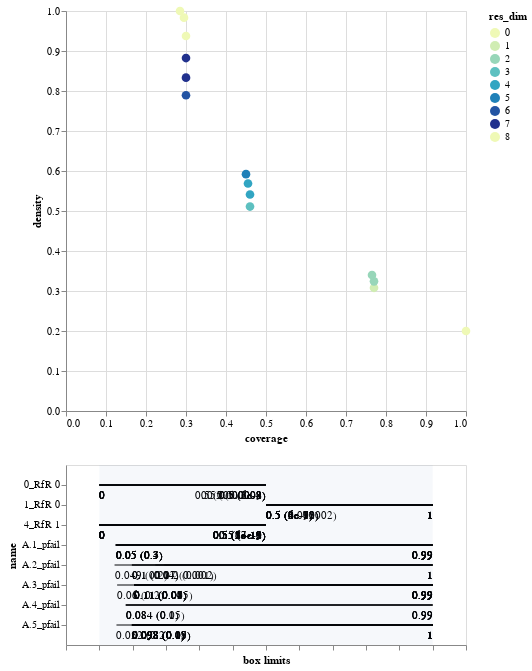

This figure's notebook cell:
### Code cell
box1.inspect_tradeoff()

### Figure 1 — Vega-Lite specification as saved in the notebook (floating-point values rounded to 4 significant figures)
{"config": {"view": {"continuousWidth": 400, "continuousHeight": 300}}, "vconcat": [{"data": {"name": "data-3dfe764fb874af5f91d50d5935dde6c7"}, "mark": {"type": "circle", "size": 75}, "encoding": {"color": {"type": "ordinal", "field": "res_dim", "scale": {"range": ["#eff9b6", "#d0edb3", "#97d6b9", "#5dc0c0", "#31a5c2", "#1f80b8", "#2354a3", "#21318d"]}}, "opacity": {"condition": {"value": 1, "selection": "selector006"}, "value": 0.4}, "tooltip": [{"type": "ordinal", "field": "id"}, {"type": "quantitative", "field": "coverage", "format": ".2"}, {"type": "quantitative", "field": "density", "format": ".2"}, {"type": "ordinal", "field": "res_dim"}], "x": {"type": "quantitative", "field": "coverage"}, "y": {"type": "quantitative", "field": "density"}}, "height": 400, "selection": {"selector006": {"type": "single", "fields": ["id"]}}, "width": 400}, {"layer": [{"data": {"name": "data-a2acdcc1e0a5db7208d652a6d18cfed6"}, "mark": "rule", "encoding": {"x": {"type": "quantitative", "axis": {"grid": false, "labels": false, "title": "box limits"}, "field": "x_lower", "scale": {"domain": [0, 1], "padding": 0.1}}, "x2": {"field": "x_upper"}, "y": {"type": "nominal", "field": "name", "scale": {"padding": 1.0}}}, "transform": [{"calculate": "(datum.x1-datum.minimum)/(datum.maximum-datum.minimum)", "as": "x_lower"}, {"calculate": "(datum.x2-datum.minimum)/(datum.maximum-datum.minimum)", "as": "x_upper"}, {"filter": {"selection": "selector006"}}], "width": 400}, {"data": {"name": "data-a2acdcc1e0a5db7208d652a6d18cfed6"}, "mark": {"type": "text", "align": "left", "baseline": "top", "dy": 5}, "encoding": {"text": {"type": "ordinal", "field": "text"}, "x": {"type": "quantitative", "axis": {"grid": false, "labels": false, "title": "box limits"}, "field": "x_lower", "scale": {"domain": [0, 1], "padding": 0.1}}, "x2": {"field": "x_upper"}, "y": {"type": "nominal", "field": "name", "scale": {"padding": 1.0}}}, "transform": [{"calculate": "(datum.x1-datum.minimum)/(datum.maximum-datum.minimum)", "as": "x_lower"}, {"calculate": "(datum.x2-datum.minimum)/(datum.maximum-datum.minimum)", "as": "x_upper"}, {"filter": {"selection": "selector006"}}, {"calculate": "datum.qp_lower>0?format(datum.x1, \".2\")+\" (\"+format(datum.qp_lower, \".1~g\")+\")\" :format(datum.x1, \".2\")", "as": "text"}], "width": 400}, {"data": {"name": "data-a2acdcc1e0a5db7208d652a6d18cfed6"}, "mark": {"type": "text", "align": "right", "baseline": "top", "dy": 5}, "encoding": {"text": {"type": "ordinal", "field": "text"}, "x": {"type": "quantitative", "field": "x_upper"}, "x2": {"field": "x_upper"}, "y": {"type": "nominal", "field": "name", "scale": {"padding": 1.0}}}, "transform": [{"calculate": "(datum.x1-datum.minimum)/(datum.maximum-datum.minimum)", "as": "x_lower"}, {"calculate": "(datum.x2-datum.minimum)/(datum.maximum-datum.minimum)", "as": "x_upper"}, {"filter": {"selection": "selector006"}}, {"calculate": "datum.qp_upper>0?format(datum.x2, \".2\")+\" (\"+format(datum.qp_upper, \".1\")+\")\" :format(datum.x2, \".2\")", "as": "text"}], "width": 400}, {"data": {"name": "data-bb8d07f6df3d47a6a475317795287b23"}, "mark": {"type": "rect", "opacity": 0.05}, "encoding": {"x": {"type": "quantitative", "field": "start"}, "x2": {"field": "end"}}}, {"data": {"name": "data-d751713988987e9331980363e24189ce"}, "mark": "point", "encoding": {"x": {"type": "quantitative", "field": "x"}, "y": {"type": "nominal", "field": "name"}}, "transform": [{"filter": {"selection": "selector006"}}], "width": 400}, {"data": {"name": "data-d751713988987e9331980363e24189ce"}, "mark": {"type": "text", "align": "center", "baseline": "top", "dy": 5}, "encoding": {"text": {"type": "nominal", "field": "item"}, "x": {"type": "quantitative", "field": "x"}, "y": {"type": "nominal", "field": "name"}}, "transform": [{"filter": {"selection": "selector006"}}], "width": 400}]}], "$schema": "https://vega.github.io/schema/vega-lite/v4.8.1.json", "datasets": {"data-3dfe764fb874af5f91d50d5935dde6c7": [{"coverage": 1.0, "density": 0.2, "id": 0, "mass": 1.0, "mean": 0.2, "res_dim": 0}, {"coverage": 0.77, "density": 0.308, "id": 1, "mass": 0.5, "mean": 0.308, "res_dim": 1}, {"coverage": 0.77, "density": 0.3242, "id": 2, "mass": 0.475, "mean": 0.3242, "res_dim": 2}, {"coverage": 0.765, "density": 0.34, "id": 3, "mass": 0.45, "mean": 0.34, "res_dim": 2}, {"coverage": 0.46, "density": 0.5111, "id": 4, "mass": 0.18, "mean": 0.5111, "res_dim": 3}, {"coverage": 0.46, "density": 0.5412, "id": 5, "mass": 0.17, "mean": 0.5412, "res_dim": 4}, {"coverage": 0.455, "density": 0.5687, "id": 6, "mass": 0.16, "mean": 0.5687, "res_dim": 4}, {"coverage": 0.45, "density": 0.5921, "id": 7, "mass": 0.152, "mean": 0.5921, "res_dim": 5}, {"coverage": 0.3, "density": 0.7895, "id": 8, "mass": 0.076, "mean": 0.7895, "res_dim": 6}, {"coverage": 0.3, "density": 0.8333, "id": 9, "mass": 0.072, "mean": 0.8333, "res_dim": 7}, {"coverage": 0.3, "density": 0.8824, "id": 10, "mass": 0.068, "mean": 0.8824, "res_dim": 7}, {"coverage": 0.3, "density": 0.9375, "id": 11, "mass": 0.064, "mean": 0.9375, "res_dim": 8}, {"coverage": 0.295, "density": 0.9833, "id": 12, "mass": 0.06, "mean": 0.9833, "res_dim": 8}, {"coverage": 0.285, "density": 1.0, "id": 13, "mass": 0.057, "mean": 1.0, "res_dim": 8}], "data-a2acdcc1e0a5db7208d652a6d18cfed6": [{"x1": 0.0, "x2": 0.5, "name": "4_RfR 1", "id": 1, "minimum": 0.0, "maximum": 1.0, "qp_lower": -1.0, "qp_upper": 7.075e-09}, {"x1": 0.05209, "x2": 0.9991, "name": "A.5_pfail", "id": 2, "minimum": 0.0008125, "maximum": 0.9991, "qp_lower": 0.2362, "qp_upper": -1.0}, {"x1": 0.0, "x2": 0.5, "name": "4_RfR 1", "id": 2, "minimum": 0.0, "maximum": 1.0, "qp_lower": -1.0, "qp_upper": 3.803e-09}, {"x1": 0.09847, "x2": 0.9991, "name": "A.5_pfail", "id": 3, "minimum": 0.0008125, "maximum": 0.9991, "qp_lower": 0.0788, "qp_upper": -1.0}, {"x1": 0.0, "x2": 0.5, "name": "4_RfR 1", "id": 3, "minimum": 0.0, "maximum": 1.0, "qp_lower": -1.0, "qp_upper": 3.596e-09}, {"x1": 0.09847, "x2": 0.9991, "name": "A.5_pfail", "id": 4, "minimum": 0.0008125, "maximum": 0.9991, "qp_lower": 0.122, "qp_upper": -1.0}, {"x1": 0.5, "x2": 1.0, "name": "1_RfR 0", "id": 4, "minimum": 0.0, "maximum": 1.0, "qp_lower": 1.731e-06, "qp_upper": -1.0}, {"x1": 0.0, "x2": 0.5, "name": "4_RfR 1", "id": 4, "minimum": 0.0, "maximum": 1.0, "qp_lower": -1.0, "qp_upper": 4.724e-12}, {"x1": 0.05996, "x2": 0.9949, "name": "A.3_pfail", "id": 5, "minimum": 0.007211, "maximum": 0.9949, "qp_lower": 0.2398, "qp_upper": -1.0}, {"x1": 0.09847, "x2": 0.9991, "name": "A.5_pfail", "id": 5, "minimum": 0.0008125, "maximum": 0.9991, "qp_lower": 0.128, "qp_upper": -1.0}, {"x1": 0.5, "x2": 1.0, "name": "1_RfR 0", "id": 5, "minimum": 0.0, "maximum": 1.0, "qp_lower": 4.104e-07, "qp_upper": -1.0}, {"x1": 0.0, "x2": 0.5, "name": "4_RfR 1", "id": 5, "minimum": 0.0, "maximum": 1.0, "qp_lower": -1.0, "qp_upper": 2.189e-12}, {"x1": 0.11, "x2": 0.9949, "name": "A.3_pfail", "id": 6, "minimum": 0.007211, "maximum": 0.9949, "qp_lower": 0.0837, "qp_upper": -1.0}, {"x1": 0.09847, "x2": 0.9991, "name": "A.5_pfail", "id": 6, "minimum": 0.0008125, "maximum": 0.9991, "qp_lower": 0.1084, "qp_upper": -1.0}, {"x1": 0.5, "x2": 1.0, "name": "1_RfR 0", "id": 6, "minimum": 0.0, "maximum": 1.0, "qp_lower": 1.834e-07, "qp_upper": -1.0}, {"x1": 0.0, "x2": 0.5, "name": "4_RfR 1", "id": 6, "minimum": 0.0, "maximum": 1.0, "qp_lower": -1.0, "qp_upper": 1.603e-12}, {"x1": 0.05011, "x2": 0.9946, "name": "A.1_pfail", "id": 7, "minimum": 0.00101, "maximum": 0.9946, "qp_lower": 0.3098, "qp_upper": -1.0}, {"x1": 0.11, "x2": 0.9949, "name": "A.3_pfail", "id": 7, "minimum": 0.007211, "maximum": 0.9949, "qp_lower": 0.06963, "qp_upper": -1.0}, {"x1": 0.09847, "x2": 0.9991, "name": "A.5_pfail", "id": 7, "minimum": 0.0008125, "maximum": 0.9991, "qp_lower": 0.1215, "qp_upper": -1.0}, {"x1": 0.5, "x2": 1.0, "name": "1_RfR 0", "id": 7, "minimum": 0.0, "maximum": 1.0, "qp_lower": 1.732e-07, "qp_upper": -1.0}, {"x1": 0.0, "x2": 0.5, "name": "4_RfR 1", "id": 7, "minimum": 0.0, "maximum": 1.0, "qp_lower": -1.0, "qp_upper": 7.618e-13}, {"x1": 0.05011, "x2": 0.9946, "name": "A.1_pfail", "id": 8, "minimum": 0.00101, "maximum": 0.9946, "qp_lower": 0.3455, "qp_upper": -1.0}, {"x1": 0.11, "x2": 0.9949, "name": "A.3_pfail", "id": 8, "minimum": 0.007211, "maximum": 0.9949, "qp_lower": 0.07577, "qp_upper": -1.0}, {"x1": 0.09847, "x2": 0.9991, "name": "A.5_pfail", "id": 8, "minimum": 0.0008125, "maximum": 0.9991, "qp_lower": 0.1326, "qp_upper": -1.0}, {"x1": 0.0, "x2": 0.5, "name": "0_RfR 0", "id": 8, "minimum": 0.0, "maximum": 1.0, "qp_lower": -1.0, "qp_upper": 0.0002211}, {"x1": 0.5, "x2": 1.0, "name": "1_RfR 0", "id": 8, "minimum": 0.0, "maximum": 1.0, "qp_lower": 1.651e-08, "qp_upper": -1.0}, {"x1": 0.0, "x2": 0.5, "name": "4_RfR 1", "id": 8, "minimum": 0.0, "maximum": 1.0, "qp_lower": -1.0, "qp_upper": 5.599e-10}, {"x1": 0.05011, "x2": 0.9946, "name": "A.1_pfail", "id": 9, "minimum": 0.00101, "maximum": 0.9946, "qp_lower": 0.3144, "qp_upper": -1.0}, {"x1": 0.04927, "x2": 0.9991, "name": "A.2_pfail", "id": 9, "minimum": 0.003848, "maximum": 0.9991, "qp_lower": 0.2247, "qp_upper": -1.0}, {"x1": 0.11, "x2": 0.9949, "name": "A.3_pfail", "id": 9, "minimum": 0.007211, "maximum": 0.9949, "qp_lower": 0.04982, "qp_upper": -1.0}, {"x1": 0.09847, "x2": 0.9991, "name": "A.5_pfail", "id": 9, "minimum": 0.0008125, "maximum": 0.9991, "qp_lower": 0.1348, "qp_upper": -1.0}, {"x1": 0.0, "x2": 0.5, "name": "0_RfR 0", "id": 9, "minimum": 0.0, "maximum": 1.0, "qp_lower": -1.0, "qp_upper": 2.367e-05}, {"x1": 0.5, "x2": 1.0, "name": "1_RfR 0", "id": 9, "minimum": 0.0, "maximum": 1.0, "qp_lower": 4.028e-09, "qp_upper": -1.0}, {"x1": 0.0, "x2": 0.5, "name": "4_RfR 1", "id": 9, "minimum": 0.0, "maximum": 1.0, "qp_lower": -1.0, "qp_upper": 1.166e-10}, {"x1": 0.05011, "x2": 0.9946, "name": "A.1_pfail", "id": 10, "minimum": 0.00101, "maximum": 0.9946, "qp_lower": 0.2701, "qp_upper": -1.0}, {"x1": 0.1011, "x2": 0.9991, "name": "A.2_pfail", "id": 10, "minimum": 0.003848, "maximum": 0.9991, "qp_lower": 0.03559, "qp_upper": -1.0}, {"x1": 0.11, "x2": 0.9949, "name": "A.3_pfail", "id": 10, "minimum": 0.007211, "maximum": 0.9949, "qp_lower": 0.0399, "qp_upper": -1.0}, {"x1": 0.09847, "x2": 0.9991, "name": "A.5_pfail", "id": 10, "minimum": 0.0008125, "maximum": 0.9991, "qp_lower": 0.09103, "qp_upper": -1.0}, {"x1": 0.0, "x2": 0.5, "name": "0_RfR 0", "id": 10, "minimum": 0.0, "maximum": 1.0, "qp_lower": -1.0, "qp_upper": 3.599e-06}, {"x1": 0.5, "x2": 1.0, "name": "1_RfR 0", "id": 10, "minimum": 0.0, "maximum": 1.0, "qp_lower": 5.561e-10, "qp_upper": -1.0}, {"x1": 0.0, "x2": 0.5, "name": "4_RfR 1", "id": 10, "minimum": 0.0, "maximum": 1.0, "qp_lower": -1.0, "qp_upper": 1.322e-11}, {"x1": 0.05011, "x2": 0.9946, "name": "A.1_pfail", "id": 11, "minimum": 0.00101, "maximum": 0.9946, "qp_lower": 0.3108, "qp_upper": -1.0}, {"x1": 0.1011, "x2": 0.9991, "name": "A.2_pfail", "id": 11, "minimum": 0.003848, "maximum": 0.9991, "qp_lower": 0.03899, "qp_upper": -1.0}, {"x1": 0.11, "x2": 0.9949, "name": "A.3_pfail", "id": 11, "minimum": 0.007211, "maximum": 0.9949, "qp_lower": 0.01387, "qp_upper": -1.0}, {"x1": 0.08406, "x2": 0.9925, "name": "A.4_pfail", "id": 11, "minimum": 0.005811, "maximum": 0.9925, "qp_lower": 0.1145, "qp_upper": -1.0}, {"x1": 0.09847, "x2": 0.9991, "name": "A.5_pfail", "id": 11, "minimum": 0.0008125, "maximum": 0.9991, "qp_lower": 0.07317, "qp_upper": -1.0}, {"x1": 0.0, "x2": 0.5, "name": "0_RfR 0", "id": 11, "minimum": 0.0, "maximum": 1.0, "qp_lower": -1.0, "qp_upper": 5.664e-08}, {"x1": 0.5, "x2": 1.0, "name": "1_RfR 0", "id": 11, "minimum": 0.0, "maximum": 1.0, "qp_lower": 2.58e-11, "qp_upper": -1.0}, {"x1": 0.0, "x2": 0.5, "name": "4_RfR 1", "id": 11, "minimum": 0.0, "maximum": 1.0, "qp_lower": -1.0, "qp_upper": 2.064e-13}, {"x1": 0.05011, "x2": 0.9946, "name": "A.1_pfail", "id": 12, "minimum": 0.00101, "maximum": 0.9946, "qp_lower": 0.4195, "qp_upper": -1.0}, {"x1": 0.171, "x2": 0.9991, "name": "A.2_pfail", "id": 12, "minimum": 0.003848, "maximum": 0.9991, "qp_lower": 0.001058, "qp_upper": -1.0}, {"x1": 0.11, "x2": 0.9949, "name": "A.3_pfail", "id": 12, "minimum": 0.007211, "maximum": 0.9949, "qp_lower": 0.004929, "qp_upper": -1.0}, {"x1": 0.08406, "x2": 0.9925, "name": "A.4_pfail", "id": 12, "minimum": 0.005811, "maximum": 0.9925, "qp_lower": 0.04619, "qp_upper": -1.0}, {"x1": 0.09847, "x2": 0.9991, "name": "A.5_pfail", "id": 12, "minimum": 0.0008125, "maximum": 0.9991, "qp_lower": 0.04925, "qp_upper": -1.0}, {"x1": 0.0, "x2": 0.5, "name": "0_RfR 0", "id": 12, "minimum": 0.0, "maximum": 1.0, "qp_lower": -1.0, "qp_upper": 1.713e-09}, {"x1": 0.5, "x2": 1.0, "name": "1_RfR 0", "id": 12, "minimum": 0.0, "maximum": 1.0, "qp_lower": 3.954e-13, "qp_upper": -1.0}, {"x1": 0.0, "x2": 0.5, "name": "4_RfR 1", "id": 12, "minimum": 0.0, "maximum": 1.0, "qp_lower": -1.0, "qp_upper": 5.47e-15}, {"x1": 0.05011, "x2": 0.9946, "name": "A.1_pfail", "id": 13, "minimum": 0.00101, "maximum": 0.9946, "qp_lower": 0.7483, "qp_upper": -1.0}, {"x1": 0.1977, "x2": 0.9991, "name": "A.2_pfail", "id": 13, "minimum": 0.003848, "maximum": 0.9991, "qp_lower": 0.001604, "qp_upper": -1.0}, {"x1": 0.11, "x2": 0.9949, "name": "A.3_pfail", "id": 13, "minimum": 0.007211, "maximum": 0.9949, "qp_lower": 0.01191, "qp_upper": -1.0}, {"x1": 0.08406, "x2": 0.9925, "name": "A.4_pfail", "id": 13, "minimum": 0.005811, "maximum": 0.9925, "qp_lower": 0.1047, "qp_upper": -1.0}, {"x1": 0.09847, "x2": 0.9991, "name": "A.5_pfail", "id": 13, "minimum": 0.0008125, "maximum": 0.9991, "qp_lower": 0.1102, "qp_upper": -1.0}, {"x1": 0.0, "x2": 0.5, "name": "0_RfR 0", "id": 13, "minimum": 0.0, "maximum": 1.0, "qp_lower": -1.0, "qp_upper": 1.102e-08}, {"x1": 0.5, "x2": 1.0, "name": "1_RfR 0", "id": 13, "minimum": 0.0, "maximum": 1.0, "qp_lower": 6.407e-12, "qp_upper": -1.0}, {"x1": 0.0, "x2": 0.5, "name": "4_RfR 1", "id": 13, "minimum": 0.0, "maximum": 1.0, "qp_lower": -1.0, "qp_upper": 9.823e-14}], "data-bb8d07f6df3d47a6a475317795287b23": [{"start": 0, "end": 1}], "data-d751713988987e9331980363e24189ce": []}}
